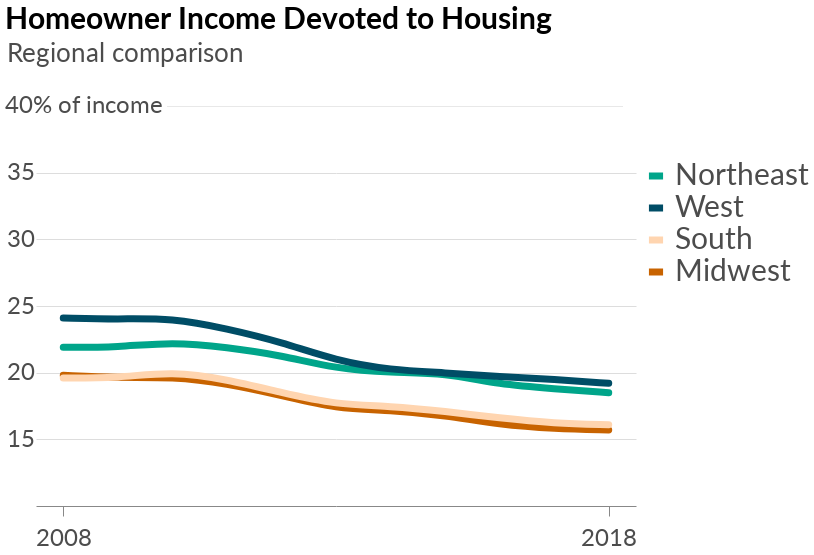

Source (notebook cell):
### Code cell
reg_mort_plot

### Figure 1 — Vega-Lite specification as saved in the notebook (floating-point values rounded to 4 significant figures)
{"width": 600, "height": 400, "background": "white", "config": {"title": {"fontSize": 30, "anchor": "start", "font": "Lato", "offset": 5}, "axisX": {"grid": false, "labelFont": "Lato", "labelFontSize": 16, "labelAngle": 0, "labelPadding": 10, "ticks": false, "tickSize": 5, "title": null, "titleFont": "Lato", "titleFontSize": 16, "titleFontWeight": "normal", "titleY": 30, "titleX": 280}, "axisY": {"grid": true, "gridOpacity": 1, "labelFont": "Lato", "labelFontSize": 16, "labelLimit": 100, "labelAlign": "left", "labelPadding": 20, "ticks": false, "title": null, "titleFont": "Lato", "titleFontWeight": "normal", "titleFontSize": 16, "titleAlign": "left", "titleAngle": 0, "titleY": -20, "titleX": -20, "domainWidth": 0}, "view": {"strokeOpacity": 0}, "legend": {"labelFont": "lato", "labelFontSize": 30, "labelFontWeight": "normal", "labelOpacity": 0.7, "legendX": 605, "legendY": 55, "orient": "none", "symbolSize": 200, "symbolStrokeWidth": 7}}, "layer": [{"data": {"name": "data-5e202b6e8b67dcf171d36fae33073252"}, "mark": {"type": "line", "interpolate": "basis", "size": 7, "strokeCap": "round"}, "encoding": {"color": {"type": "nominal", "field": "Region", "scale": {"domain": ["Northeast", "West", "South", "Midwest"], "range": ["#00a58a", "#004d66", "#ffd5b0", "#c86300"]}, "title": ""}, "x": {"type": "ordinal", "axis": {"labelFontSize": 24, "labelOpacity": 0.7, "tickSize": 10, "ticks": true, "values": [2008, 2018]}, "field": "Year"}, "y": {"type": "quantitative", "axis": {"labelFontSize": 24, "labelOpacity": 0.7, "labelPadding": 30, "titleFontSize": 26, "titleOpacity": 0.7, "titleX": -30, "titleY": -40, "values": [15, 20, 25, 30, 35]}, "field": "Mort_Share_Inc_whole", "scale": {"domain": [10, 40]}, "title": "Regional comparison"}}, "title": "Homeowner Income Devoted to Housing"}, {"data": {"name": "data-210bcfbf6ca010247ca2ea02fc053f02"}, "mark": {"type": "text", "dx": 21, "dy": 0, "font": "lato", "fontSize": 24, "opacity": 0.7}, "encoding": {"text": {"type": "nominal", "field": "text"}, "x": {"type": "ordinal", "field": "x"}, "y": {"type": "quantitative", "field": "y"}}}, {"data": {"name": "data-8281c6280a4f8d01d9bc45cdf9b5b127"}, "mark": {"type": "text", "dx": 59, "dy": -4, "fontSize": 11.5, "fontWeight": "bold", "opacity": 0.09}, "encoding": {"text": {"type": "nominal", "field": "text"}, "x": {"type": "ordinal", "field": "x"}, "y": {"type": "quantitative", "field": "y"}}}], "$schema": "https://vega.github.io/schema/vega-lite/v4.0.0.json", "datasets": {"data-5e202b6e8b67dcf171d36fae33073252": [{"Year": 2008, "Region": "Northeast", "Owners30": 33.7, "Renters30": 47.7, "Med_Mort": 1362.0, "Med_Rent": 935.0, "Med_Mort_Inc": 6220.0, "Med_Rent_Inc": 2820.0, "Owned_Units": 13380000.0, "Rented_Units": 7550000.0, "Mort_Rent_Diff": -427.0, "Rent_Mort_Diff": 427.0, "Rent_Mort_Diff_div_Rent": 45.67, "MR_Diff_Per_Rent_Inc": -15.14, "RM_Diff_Per_Mort_Inc": 6.86, "Mort_Less30": 66.3, "Rent_Less30": 52.3, "Total_Units": 20930000.0, "Owned_Units_Per_dec": 0.639, "Owned_Units_Per_whole": 63.9, "Rent_Units_Per_dec": 0.361, "Rent_Units_Per_whole": 36.1, "Mort_Share_Inc_dec": 0.219, "Mort_Share_Inc_whole": 21.9, "Rent_Share_Inc_dec": 0.332, "Rent_Share_Inc_whole": 33.2}, {"Year": 2008, "Region": "Midwest", "Owners30": 26.8, "Renters30": 45.1, "Med_Mort": 1027.0, "Med_Rent": 712.0, "Med_Mort_Inc": 5189.0, "Med_Rent_Inc": 2275.0, "Owned_Units": 18380000.0, "Rented_Units": 7580000.0, "Mort_Rent_Diff": -315.0, "Rent_Mort_Diff": 315.0, "Rent_Mort_Diff_div_Rent": 44.24, "MR_Diff_Per_Rent_Inc": -13.85, "RM_Diff_Per_Mort_Inc": 6.07, "Mort_Less30": 73.2, "Rent_Less30": 54.9, "Total_Units": 25960000.0, "Owned_Units_Per_dec": 0.708, "Owned_Units_Per_whole": 70.8, "Rent_Units_Per_dec": 0.292, "Rent_Units_Per_whole": 29.2, "Mort_Share_Inc_dec": 0.198, "Mort_Share_Inc_whole": 19.8, "Rent_Share_Inc_dec": 0.313, "Rent_Share_Inc_whole": 31.3}, {"Year": 2008, "Region": "South", "Owners30": 27.7, "Renters30": 45.9, "Med_Mort": 972.0, "Med_Rent": 788.0, "Med_Mort_Inc": 4961.0, "Med_Rent_Inc": 2479.0, "Owned_Units": 28740000.0, "Rented_Units": 13420000.0, "Mort_Rent_Diff": -184.0, "Rent_Mort_Diff": 184.0, "Rent_Mort_Diff_div_Rent": 23.35, "MR_Diff_Per_Rent_Inc": -7.42, "RM_Diff_Per_Mort_Inc": 3.71, "Mort_Less30": 72.3, "Rent_Less30": 54.1, "Total_Units": 42160000.0, "Owned_Units_Per_dec": 0.682, "Owned_Units_Per_whole": 68.2, "Rent_Units_Per_dec": 0.318, "Rent_Units_Per_whole": 31.8, "Mort_Share_Inc_dec": 0.196, "Mort_Share_Inc_whole": 19.6, "Rent_Share_Inc_dec": 0.318, "Rent_Share_Inc_whole": 31.8}, {"Year": 2008, "Region": "West", "Owners30": 36.8, "Renters30": 49.7, "Med_Mort": 1456.0, "Med_Rent": 995.0, "Med_Mort_Inc": 6036.0, "Med_Rent_Inc": 3077.0, "Owned_Units": 15590000.0, "Rented_Units": 9602000.0, "Mort_Rent_Diff": -461.0, "Rent_Mort_Diff": 461.0, "Rent_Mort_Diff_div_Rent": 46.33, "MR_Diff_Per_Rent_Inc": -14.98, "RM_Diff_Per_Mort_Inc": 7.64, "Mort_Less30": 63.2, "Rent_Less30": 50.3, "Total_Units": 25190000.0, "Owned_Units_Per_dec": 0.619, "Owned_Units_Per_whole": 61.9, "Rent_Units_Per_dec": 0.381, "Rent_Units_Per_whole": 38.1, "Mort_Share_Inc_dec": 0.241, "Mort_Share_Inc_whole": 24.1, "Rent_Share_Inc_dec": 0.323, "Rent_Share_Inc_whole": 32.3}, {"Year": 2009, "Region": "Northeast", "Owners30": 33.7, "Renters30": 48.4, "Med_Mort": 1403.0, "Med_Rent": 972.0, "Med_Mort_Inc": 6398.0, "Med_Rent_Inc": 2877.0, "Owned_Units": 13330000.0, "Rented_Units": 7640000.0, "Mort_Rent_Diff": -431.0, "Rent_Mort_Diff": 431.0, "Rent_Mort_Diff_div_Rent": 44.34, "MR_Diff_Per_Rent_Inc": -14.98, "RM_Diff_Per_Mort_Inc": 6.74, "Mort_Less30": 66.3, "Rent_Less30": 51.6, "Total_Units": 20970000.0, "Owned_Units_Per_dec": 0.636, "Owned_Units_Per_whole": 63.6, "Rent_Units_Per_dec": 0.364, "Rent_Units_Per_whole": 36.4, "Mort_Share_Inc_dec": 0.219, "Mort_Share_Inc_whole": 21.9, "Rent_Share_Inc_dec": 0.338, "Rent_Share_Inc_whole": 33.8}, {"Year": 2009, "Region": "Midwest", "Owners30": 26.5, "Renters30": 45.7, "Med_Mort": 1042.0, "Med_Rent": 734.0, "Med_Mort_Inc": 5305.0, "Med_Rent_Inc": 2318.0, "Owned_Units": 18280000.0, "Rented_Units": 7714000.0, "Mort_Rent_Diff": -308.0, "Rent_Mort_Diff": 308.0, "Rent_Mort_Diff_div_Rent": 41.96, "MR_Diff_Per_Rent_Inc": -13.29, "RM_Diff_Per_Mort_Inc": 5.81, "Mort_Less30": 73.5, "Rent_Less30": 54.3, "Total_Units": 25990000.0, "Owned_Units_Per_dec": 0.703, "Owned_Units_Per_whole": 70.3, "Rent_Units_Per_dec": 0.297, "Rent_Units_Per_whole": 29.7, "Mort_Share_Inc_dec": 0.196, "Mort_Share_Inc_whole": 19.6, "Rent_Share_Inc_dec": 0.317, "Rent_Share_Inc_whole": 31.7}, {"Year": 2009, "Region": "South", "Owners30": 27.7, "Renters30": 46.6, "Med_Mort": 994.0, "Med_Rent": 817.0, "Med_Mort_Inc": 5078.0, "Med_Rent_Inc": 2518.0, "Owned_Units": 28760000.0, "Rented_Units": 13700000.0, "Mort_Rent_Diff": -177.0, "Rent_Mort_Diff": 177.0, "Rent_Mort_Diff_div_Rent": 21.66, "MR_Diff_Per_Rent_Inc": -7.03, "RM_Diff_Per_Mort_Inc": 3.49, "Mort_Less30": 72.3, "Rent_Less30": 53.4, "Total_Units": 42460000.0, "Owned_Units_Per_dec": 0.677, "Owned_Units_Per_whole": 67.7, "Rent_Units_Per_dec": 0.323, "Rent_Units_Per_whole": 32.3, "Mort_Share_Inc_dec": 0.196, "Mort_Share_Inc_whole": 19.6, "Rent_Share_Inc_dec": 0.324, "Rent_Share_Inc_whole": 32.4}, {"Year": 2009, "Region": "West", "Owners30": 36.4, "Renters30": 50.2, "Med_Mort": 1477.0, "Med_Rent": 1034.0, "Med_Mort_Inc": 6158.0, "Med_Rent_Inc": 3131.0, "Owned_Units": 15530000.0, "Rented_Units": 9815000.0, "Mort_Rent_Diff": -443.0, "Rent_Mort_Diff": 443.0, "Rent_Mort_Diff_div_Rent": 42.84, "MR_Diff_Per_Rent_Inc": -14.15, "RM_Diff_Per_Mort_Inc": 7.19, "Mort_Less30": 63.6, "Rent_Less30": 49.8, "Total_Units": 25350000.0, "Owned_Units_Per_dec": 0.613, "Owned_Units_Per_whole": 61.3, "Rent_Units_Per_dec": 0.387, "Rent_Units_Per_whole": 38.7, "Mort_Share_Inc_dec": 0.24, "Mort_Share_Inc_whole": 24.0, "Rent_Share_Inc_dec": 0.33, "Rent_Share_Inc_whole": 33.0}, {"Year": 2010, "Region": "Northeast", "Owners30": 33.6, "Renters30": 49.1, "Med_Mort": 1359.0, "Med_Rent": 958.0, "Med_Mort_Inc": 6095.0, "Med_Rent_Inc": 2721.0, "Owned_Units": 13160000.0, "Rented_Units": 7748000.0, "Mort_Rent_Diff": -401.0, "Rent_Mort_Diff": 401.0, "Rent_Mort_Diff_div_Rent": 41.86, "MR_Diff_Per_Rent_Inc": -14.74, "RM_Diff_Per_Mort_Inc": 6.58, "Mort_Less30": 66.4, "Rent_Less30": 50.9, "Total_Units": 20900000.0, "Owned_Units_Per_dec": 0.629, "Owned_Units_Per_whole": 62.9, "Rent_Units_Per_dec": 0.371, "Rent_Units_Per_whole": 37.1, "Mort_Share_Inc_dec": 0.223, "Mort_Share_Inc_whole": 22.3, "Rent_Share_Inc_dec": 0.352, "Rent_Share_Inc_whole": 35.2}, {"Year": 2010, "Region": "Midwest", "Owners30": 26.8, "Renters30": 47.1, "Med_Mort": 990.0, "Med_Rent": 720.0, "Med_Mort_Inc": 5024.0, "Med_Rent_Inc": 2196.0, "Owned_Units": 18060000.0, "Rented_Units": 7861000.0, "Mort_Rent_Diff": -270.0, "Rent_Mort_Diff": 270.0, "Rent_Mort_Diff_div_Rent": 37.5, "MR_Diff_Per_Rent_Inc": -12.3, "RM_Diff_Per_Mort_Inc": 5.37, "Mort_Less30": 73.2, "Rent_Less30": 52.9, "Total_Units": 25920000.0, "Owned_Units_Per_dec": 0.697, "Owned_Units_Per_whole": 69.7, "Rent_Units_Per_dec": 0.303, "Rent_Units_Per_whole": 30.3, "Mort_Share_Inc_dec": 0.197, "Mort_Share_Inc_whole": 19.7, "Rent_Share_Inc_dec": 0.328, "Rent_Share_Inc_whole": 32.8}, {"Year": 2010, "Region": "South", "Owners30": 28.2, "Renters30": 48.0, "Med_Mort": 963.0, "Med_Rent": 804.0, "Med_Mort_Inc": 4796.0, "Med_Rent_Inc": 2407.0, "Owned_Units": 28390000.0, "Rented_Units": 14000000.0, "Mort_Rent_Diff": -159.0, "Rent_Mort_Diff": 159.0, "Rent_Mort_Diff_div_Rent": 19.78, "MR_Diff_Per_Rent_Inc": -6.61, "RM_Diff_Per_Mort_Inc": 3.32, "Mort_Less30": 71.8, "Rent_Less30": 52.0, "Total_Units": 42390000.0, "Owned_Units_Per_dec": 0.67, "Owned_Units_Per_whole": 67.0, "Rent_Units_Per_dec": 0.33, "Rent_Units_Per_whole": 33.0, "Mort_Share_Inc_dec": 0.201, "Mort_Share_Inc_whole": 20.1, "Rent_Share_Inc_dec": 0.334, "Rent_Share_Inc_whole": 33.4}, {"Year": 2010, "Region": "West", "Owners30": 36.4, "Renters30": 51.5, "Med_Mort": 1405.0, "Med_Rent": 1006.0, "Med_Mort_Inc": 5836.0, "Med_Rent_Inc": 2959.0, "Owned_Units": 15270000.0, "Rented_Units": 10090000.0, "Mort_Rent_Diff": -399.0, "Rent_Mort_Diff": 399.0, "Rent_Mort_Diff_div_Rent": 39.66, "MR_Diff_Per_Rent_Inc": -13.48, "RM_Diff_Per_Mort_Inc": 6.84, "Mort_Less30": 63.6, "Rent_Less30": 48.5, "Total_Units": 25350000.0, "Owned_Units_Per_dec": 0.602, "Owned_Units_Per_whole": 60.2, "Rent_Units_Per_dec": 0.398, "Rent_Units_Per_whole": 39.8, "Mort_Share_Inc_dec": 0.241, "Mort_Share_Inc_whole": 24.1, "Rent_Share_Inc_dec": 0.34, "Rent_Share_Inc_whole": 34.0}, {"Year": 2011, "Region": "Northeast", "Owners30": 33.6, "Renters30": 50.1, "Med_Mort": 1367.0, "Med_Rent": 985.0, "Med_Mort_Inc": 6243.0, "Med_Rent_Inc": 2763.0, "Owned_Units": 13020000.0, "Rented_Units": 7893000.0, "Mort_Rent_Diff": -382.0, "Rent_Mort_Diff": 382.0, "Rent_Mort_Diff_div_Rent": 38.78, "MR_Diff_Per_Rent_Inc": -13.83, "RM_Diff_Per_Mort_Inc": 6.12, "Mort_Less30": 66.4, "Rent_Less30": 49.9, "Total_Units": 20910000.0, "Owned_Units_Per_dec": 0.623, "Owned_Units_Per_whole": 62.3, "Rent_Units_Per_dec": 0.377, "Rent_Units_Per_whole": 37.7, "Mort_Share_Inc_dec": 0.219, "Mort_Share_Inc_whole": 21.9, "Rent_Share_Inc_dec": 0.356, "Rent_Share_Inc_whole": 35.6}, {"Year": 2011, "Region": "Midwest", "Owners30": 26.1, "Renters30": 47.1, "Med_Mort": 986.0, "Med_Rent": 736.0, "Med_Mort_Inc": 5125.0, "Med_Rent_Inc": 2244.0, "Owned_Units": 17840000.0, "Rented_Units": 8039000.0, "Mort_Rent_Diff": -250.0, "Rent_Mort_Diff": 250.0, "Rent_Mort_Diff_div_Rent": 33.97, "MR_Diff_Per_Rent_Inc": -11.14, "RM_Diff_Per_Mort_Inc": 4.88, "Mort_Less30": 73.9, "Rent_Less30": 52.9, "Total_Units": 25880000.0, "Owned_Units_Per_dec": 0.689, "Owned_Units_Per_whole": 68.9, "Rent_Units_Per_dec": 0.311, "Rent_Units_Per_whole": 31.1, "Mort_Share_Inc_dec": 0.192, "Mort_Share_Inc_whole": 19.2, "Rent_Share_Inc_dec": 0.328, "Rent_Share_Inc_whole": 32.8}, {"Year": 2011, "Region": "South", "Owners30": 27.2, "Renters30": 48.3, "Med_Mort": 951.0, "Med_Rent": 816.0, "Med_Mort_Inc": 4887.0, "Med_Rent_Inc": 2422.0, "Owned_Units": 28280000.0, "Rented_Units": 14430000.0, "Mort_Rent_Diff": -135.0, "Rent_Mort_Diff": 135.0, "Rent_Mort_Diff_div_Rent": 16.54, "MR_Diff_Per_Rent_Inc": -5.57, "RM_Diff_Per_Mort_Inc": 2.76, "Mort_Less30": 72.8, "Rent_Less30": 51.7, "Total_Units": 42700000.0, "Owned_Units_Per_dec": 0.662, "Owned_Units_Per_whole": 66.2, "Rent_Units_Per_dec": 0.338, "Rent_Units_Per_whole": 33.8, "Mort_Share_Inc_dec": 0.195, "Mort_Share_Inc_whole": 19.5, "Rent_Share_Inc_dec": 0.337, "Rent_Share_Inc_whole": 33.7}, {"Year": 2011, "Region": "West", "Owners30": 34.8, "Renters30": 51.7, "Med_Mort": 1367.0, "Med_Rent": 1023.0, "Med_Mort_Inc": 5863.0, "Med_Rent_Inc": 2979.0, "Owned_Units": 15130000.0, "Rented_Units": 10370000.0, "Mort_Rent_Diff": -344.0, "Rent_Mort_Diff": 344.0, "Rent_Mort_Diff_div_Rent": 33.63, "MR_Diff_Per_Rent_Inc": -11.55, "RM_Diff_Per_Mort_Inc": 5.87, "Mort_Less30": 65.2, "Rent_Less30": 48.3, "Total_Units": 25500000.0, "Owned_Units_Per_dec": 0.593, "Owned_Units_Per_whole": 59.3, "Rent_Units_Per_dec": 0.407, "Rent_Units_Per_whole": 40.7, "Mort_Share_Inc_dec": 0.233, "Mort_Share_Inc_whole": 23.3, "Rent_Share_Inc_dec": 0.343, "Rent_Share_Inc_whole": 34.3}, {"Year": 2012, "Region": "Northeast", "Owners30": 31.5, "Renters30": 49.0, "Med_Mort": 1352.0, "Med_Rent": 997.0, "Med_Mort_Inc": 6350.0, "Med_Rent_Inc": 2872.0, "Owned_Units": 13060000.0, "Rented_Units": 7966000.0, "Mort_Rent_Diff": -355.0, "Rent_Mort_Diff": 355.0, "Rent_Mort_Diff_div_Rent": 35.61, "MR_Diff_Per_Rent_Inc": -12.36, "RM_Diff_Per_Mort_Inc": 5.59, "Mort_Less30": 68.5, "Rent_Less30": 51.0, "Total_Units": 21020000.0, "Owned_Units_Per_dec": 0.621, "Owned_Units_Per_whole": 62.1, "Rent_Units_Per_dec": 0.379, "Rent_Units_Per_whole": 37.9, "Mort_Share_Inc_dec": 0.213, "Mort_Share_Inc_whole": 21.3, "Rent_Share_Inc_dec": 0.347, "Rent_Share_Inc_whole": 34.7}, {"Year": 2012, "Region": "Midwest", "Owners30": 23.4, "Renters30": 45.6, "Med_Mort": 958.0, "Med_Rent": 745.0, "Med_Mort_Inc": 5227.0, "Med_Rent_Inc": 2335.0, "Owned_Units": 17790000.0, "Rented_Units": 8286000.0, "Mort_Rent_Diff": -213.0, "Rent_Mort_Diff": 213.0, "Rent_Mort_Diff_div_Rent": 28.59, "MR_Diff_Per_Rent_Inc": -9.12, "RM_Diff_Per_Mort_Inc": 4.07, "Mort_Less30": 76.6, "Rent_Less30": 54.4, "Total_Units": 26070000.0, "Owned_Units_Per_dec": 0.682, "Owned_Units_Per_whole": 68.2, "Rent_Units_Per_dec": 0.318, "Rent_Units_Per_whole": 31.8, "Mort_Share_Inc_dec": 0.183, "Mort_Share_Inc_whole": 18.3, "Rent_Share_Inc_dec": 0.319, "Rent_Share_Inc_whole": 31.9}, {"Year": 2012, "Region": "South", "Owners30": 24.9, "Renters30": 46.5, "Med_Mort": 923.0, "Med_Rent": 828.0, "Med_Mort_Inc": 5000.0, "Med_Rent_Inc": 2533.0, "Owned_Units": 28210000.0, "Rented_Units": 14990000.0, "Mort_Rent_Diff": -95.0, "Rent_Mort_Diff": 95.0, "Rent_Mort_Diff_div_Rent": 11.47, "MR_Diff_Per_Rent_Inc": -3.75, "RM_Diff_Per_Mort_Inc": 1.9, "Mort_Less30": 75.1, "Rent_Less30": 53.5, "Total_Units": 43200000.0, "Owned_Units_Per_dec": 0.653, "Owned_Units_Per_whole": 65.3, "Rent_Units_Per_dec": 0.347, "Rent_Units_Per_whole": 34.7, "Mort_Share_Inc_dec": 0.185, "Mort_Share_Inc_whole": 18.5, "Rent_Share_Inc_dec": 0.327, "Rent_Share_Inc_whole": 32.7}, {"Year": 2012, "Region": "West", "Owners30": 32.3, "Renters30": 51.4, "Med_Mort": 1330.0, "Med_Rent": 1053.0, "Med_Mort_Inc": 5967.0, "Med_Rent_Inc": 3066.0, "Owned_Units": 15070000.0, "Rented_Units": 10610000.0, "Mort_Rent_Diff": -277.0, "Rent_Mort_Diff": 277.0, "Rent_Mort_Diff_div_Rent": 26.31, "MR_Diff_Per_Rent_Inc": -9.03, "RM_Diff_Per_Mort_Inc": 4.64, "Mort_Less30": 67.7, "Rent_Less30": 48.6, "Total_Units": 25680000.0, "Owned_Units_Per_dec": 0.587, "Owned_Units_Per_whole": 58.7, "Rent_Units_Per_dec": 0.413, "Rent_Units_Per_whole": 41.3, "Mort_Share_Inc_dec": 0.223, "Mort_Share_Inc_whole": 22.3, "Rent_Share_Inc_dec": 0.343, "Rent_Share_Inc_whole": 34.3}, {"Year": 2013, "Region": "Northeast", "Owners30": 29.8, "Renters30": 49.3, "Med_Mort": 1315.0, "Med_Rent": 1028.0, "Med_Mort_Inc": 6473.0, "Med_Rent_Inc": 2944.0, "Owned_Units": 12940000.0, "Rented_Units": 8001000.0, "Mort_Rent_Diff": -287.0, "Rent_Mort_Diff": 287.0, "Rent_Mort_Diff_div_Rent": 27.92, "MR_Diff_Per_Rent_Inc": -9.75, "RM_Diff_Per_Mort_Inc": 4.43, "Mort_Less30": 70.2, "Rent_Less30": 50.7, "Total_Units": 20940000.0, "Owned_Units_Per_dec": 0.618, "Owned_Units_Per_whole": 61.8, "Rent_Units_Per_dec": 0.382, "Rent_Units_Per_whole": 38.2, "Mort_Share_Inc_dec": 0.203, "Mort_Share_Inc_whole": 20.3, "Rent_Share_Inc_dec": 0.349, "Rent_Share_Inc_whole": 34.9}, {"Year": 2013, "Region": "Midwest", "Owners30": 21.9, "Renters30": 44.7, "Med_Mort": 928.0, "Med_Rent": 763.0, "Med_Mort_Inc": 5354.0, "Med_Rent_Inc": 2467.0, "Owned_Units": 17730000.0, "Rented_Units": 8429000.0, "Mort_Rent_Diff": -165.0, "Rent_Mort_Diff": 165.0, "Rent_Mort_Diff_div_Rent": 21.63, "MR_Diff_Per_Rent_Inc": -6.69, "RM_Diff_Per_Mort_Inc": 3.08, "Mort_Less30": 78.1, "Rent_Less30": 55.3, "Total_Units": 26160000.0, "Owned_Units_Per_dec": 0.678, "Owned_Units_Per_whole": 67.8, "Rent_Units_Per_dec": 0.322, "Rent_Units_Per_whole": 32.2, "Mort_Share_Inc_dec": 0.173, "Mort_Share_Inc_whole": 17.3, "Rent_Share_Inc_dec": 0.309, "Rent_Share_Inc_whole": 30.9}, {"Year": 2013, "Region": "South", "Owners30": 23.1, "Renters30": 46.2, "Med_Mort": 894.0, "Med_Rent": 849.0, "Med_Mort_Inc": 5087.0, "Med_Rent_Inc": 2614.0, "Owned_Units": 28100000.0, "Rented_Units": 15300000.0, "Mort_Rent_Diff": -45.0, "Rent_Mort_Diff": 45.0, "Rent_Mort_Diff_div_Rent": 5.3, "MR_Diff_Per_Rent_Inc": -1.72, "RM_Diff_Per_Mort_Inc": 0.88, "Mort_Less30": 76.9, "Rent_Less30": 53.8, "Total_Units": 43400000.0, "Owned_Units_Per_dec": 0.648, "Owned_Units_Per_whole": 64.8, "Rent_Units_Per_dec": 0.352, "Rent_Units_Per_whole": 35.2, "Mort_Share_Inc_dec": 0.176, "Mort_Share_Inc_whole": 17.6, "Rent_Share_Inc_dec": 0.325, "Rent_Share_Inc_whole": 32.5}, {"Year": 2013, "Region": "West", "Owners30": 29.6, "Renters30": 50.9, "Med_Mort": 1277.0, "Med_Rent": 1079.0, "Med_Mort_Inc": 6116.0, "Med_Rent_Inc": 3149.0, "Owned_Units": 15070000.0, "Rented_Units": 10720000.0, "Mort_Rent_Diff": -198.0, "Rent_Mort_Diff": 198.0, "Rent_Mort_Diff_div_Rent": 18.35, "MR_Diff_Per_Rent_Inc": -6.29, "RM_Diff_Per_Mort_Inc": 3.24, "Mort_Less30": 70.4, "Rent_Less30": 49.1, "Total_Units": 25790000.0, "Owned_Units_Per_dec": 0.584, "Owned_Units_Per_whole": 58.4, "Rent_Units_Per_dec": 0.416, "Rent_Units_Per_whole": 41.6, "Mort_Share_Inc_dec": 0.209, "Mort_Share_Inc_whole": 20.9, "Rent_Share_Inc_dec": 0.343, "Rent_Share_Inc_whole": 34.3}, {"Year": 2014, "Region": "Northeast", "Owners30": 29.3, "Renters30": 49.4, "Med_Mort": 1335.0, "Med_Rent": 1061.0, "Med_Mort_Inc": 6670.0, "Med_Rent_Inc": 3040.0, "Owned_Units": 12930000.0, "Rented_Units": 8133000.0, "Mort_Rent_Diff": -274.0, "Rent_Mort_Diff": 274.0, "Rent_Mort_Diff_div_Rent": 25.82, "MR_Diff_Per_Rent_Inc": -9.01, "RM_Diff_Per_Mort_Inc": 4.11, "Mort_Less30": 70.7, "Rent_Less30": 50.6, "Total_Units": 21060000.0, "Owned_Units_Per_dec": 0.614, "Owned_Units_Per_whole": 61.4, "Rent_Units_Per_dec": 0.386, "Rent_Units_Per_whole": 38.6, "Mort_Share_Inc_dec": 0.2, "Mort_Share_Inc_whole": 20.0, "Rent_Share_Inc_dec": 0.349, "Rent_Share_Inc_whole": 34.9}, {"Year": 2014, "Region": "Midwest", "Owners30": 21.4, "Renters30": 44.7, "Med_Mort": 947.0, "Med_Rent": 785.0, "Med_Mort_Inc": 5503.0, "Med_Rent_Inc": 2552.0, "Owned_Units": 17710000.0, "Rented_Units": 8521000.0, "Mort_Rent_Diff": -162.0, "Rent_Mort_Diff": 162.0, "Rent_Mort_Diff_div_Rent": 20.64, "MR_Diff_Per_Rent_Inc": -6.35, "RM_Diff_Per_Mort_Inc": 2.94, "Mort_Less30": 78.6, "Rent_Less30": 55.3, "Total_Units": 26230000.0, "Owned_Units_Per_dec": 0.675, "Owned_Units_Per_whole": 67.5, "Rent_Units_Per_dec": 0.325, "Rent_Units_Per_whole": 32.5, "Mort_Share_Inc_dec": 0.172, "Mort_Share_Inc_whole": 17.2, "Rent_Share_Inc_dec": 0.308, "Rent_Share_Inc_whole": 30.8}, {"Year": 2014, "Region": "South", "Owners30": 23.0, "Renters30": 46.8, "Med_Mort": 909.0, "Med_Rent": 881.0, "Med_Mort_Inc": 5189.0, "Med_Rent_Inc": 2678.0, "Owned_Units": 28190000.0, "Rented_Units": 15700000.0, "Mort_Rent_Diff": -28.0, "Rent_Mort_Diff": 28.0, "Rent_Mort_Diff_div_Rent": 3.18, "MR_Diff_Per_Rent_Inc": -1.05, "RM_Diff_Per_Mort_Inc": 0.54, "Mort_Less30": 77.0, "Rent_Less30": 53.2, "Total_Units": 43890000.0, "Owned_Units_Per_dec": 0.642, "Owned_Units_Per_whole": 64.2, "Rent_Units_Per_dec": 0.358, "Rent_Units_Per_whole": 35.8, "Mort_Share_Inc_dec": 0.175, "Mort_Share_Inc_whole": 17.5, "Rent_Share_Inc_dec": 0.329, "Rent_Share_Inc_whole": 32.9}, {"Year": 2014, "Region": "West", "Owners30": 28.3, "Renters30": 50.7, "Med_Mort": 1274.0, "Med_Rent": 1112.0, "Med_Mort_Inc": 6296.0, "Med_Rent_Inc": 3328.0, "Owned_Units": 15160000.0, "Rented_Units": 10910000.0, "Mort_Rent_Diff": -162.0, "Rent_Mort_Diff": 162.0, "Rent_Mort_Diff_div_Rent": 14.57, "MR_Diff_Per_Rent_Inc": -4.87, "RM_Diff_Per_Mort_Inc": 2.57, "Mort_Less30": 71.7, "Rent_Less30": 49.3, "Total_Units": 26080000.0, "Owned_Units_Per_dec": 0.581, "Owned_Units_Per_whole": 58.1, "Rent_Units_Per_dec": 0.419, "Rent_Units_Per_whole": 41.9, "Mort_Share_Inc_dec": 0.202, "Mort_Share_Inc_whole": 20.2, "Rent_Share_Inc_dec": 0.334, "Rent_Share_Inc_whole": 33.4}, {"Year": 2015, "Region": "Northeast", "Owners30": 28.3, "Renters30": 48.6, "Med_Mort": 1365.0, "Med_Rent": 1087.0, "Med_Mort_Inc": 6828.0, "Med_Rent_Inc": 3110.0, "Owned_Units": 12900000.0, "Rented_Units": 8109000.0, "Mort_Rent_Diff": -278.0, "Rent_Mort_Diff": 278.0, "Rent_Mort_Diff_div_Rent": 25.57, "MR_Diff_Per_Rent_Inc": -8.94, "RM_Diff_Per_Mort_Inc": 4.07, "Mort_Less30": 71.7, "Rent_Less30": 51.4, "Total_Units": 21010000.0, "Owned_Units_Per_dec": 0.614, "Owned_Units_Per_whole": 61.4, "Rent_Units_Per_dec": 0.386, "Rent_Units_Per_whole": 38.6, "Mort_Share_Inc_dec": 0.2, "Mort_Share_Inc_whole": 20.0, "Rent_Share_Inc_dec": 0.35, "Rent_Share_Inc_whole": 35.0}, {"Year": 2015, "Region": "Midwest", "Owners30": 20.0, "Renters30": 43.4, "Med_Mort": 951.0, "Med_Rent": 800.0, "Med_Mort_Inc": 5676.0, "Med_Rent_Inc": 2638.0, "Owned_Units": 17750000.0, "Rented_Units": 8619000.0, "Mort_Rent_Diff": -151.0, "Rent_Mort_Diff": 151.0, "Rent_Mort_Diff_div_Rent": 18.88, "MR_Diff_Per_Rent_Inc": -5.72, "RM_Diff_Per_Mort_Inc": 2.66, "Mort_Less30": 80.0, "Rent_Less30": 56.6, "Total_Units": 26370000.0, "Owned_Units_Per_dec": 0.673, "Owned_Units_Per_whole": 67.3, "Rent_Units_Per_dec": 0.327, "Rent_Units_Per_whole": 32.7, "Mort_Share_Inc_dec": 0.168, "Mort_Share_Inc_whole": 16.8, "Rent_Share_Inc_dec": 0.303, "Rent_Share_Inc_whole": 30.3}, {"Year": 2015, "Region": "South", "Owners30": 21.9, "Renters30": 45.6, "Med_Mort": 923.0, "Med_Rent": 906.0, "Med_Mort_Inc": 5392.0, "Med_Rent_Inc": 2827.0, "Owned_Units": 28470000.0, "Rented_Units": 15970000.0, "Mort_Rent_Diff": -17.0, "Rent_Mort_Diff": 17.0, "Rent_Mort_Diff_div_Rent": 1.88, "MR_Diff_Per_Rent_Inc": -0.6, "RM_Diff_Per_Mort_Inc": 0.32, "Mort_Less30": 78.1, "Rent_Less30": 54.4, "Total_Units": 44440000.0, "Owned_Units_Per_dec": 0.641, "Owned_Units_Per_whole": 64.1, "Rent_Units_Per_dec": 0.359, "Rent_Units_Per_whole": 35.9, "Mort_Share_Inc_dec": 0.171, "Mort_Share_Inc_whole": 17.1, "Rent_Share_Inc_dec": 0.32, "Rent_Share_Inc_whole": 32.0}, {"Year": 2015, "Region": "West", "Owners30": 27.3, "Renters30": 49.7, "Med_Mort": 1304.0, "Med_Rent": 1147.0, "Med_Mort_Inc": 6516.0, "Med_Rent_Inc": 3448.0, "Owned_Units": 15380000.0, "Rented_Units": 11000000.0, "Mort_Rent_Diff": -157.0, "Rent_Mort_Diff": 157.0, "Rent_Mort_Diff_div_Rent": 13.69, "MR_Diff_Per_Rent_Inc": -4.55, "RM_Diff_Per_Mort_Inc": 2.41, "Mort_Less30": 72.7, "Rent_Less30": 50.3, "Total_Units": 26390000.0, "Owned_Units_Per_dec": 0.583, "Owned_Units_Per_whole": 58.3, "Rent_Units_Per_dec": 0.417, "Rent_Units_Per_whole": 41.7, "Mort_Share_Inc_dec": 0.2, "Mort_Share_Inc_whole": 20.0, "Rent_Share_Inc_dec": 0.333, "Rent_Share_Inc_whole": 33.3}, {"Year": 2016, "Region": "Northeast", "Owners30": 26.5, "Renters30": 47.5, "Med_Mort": 1352.0, "Med_Rent": 1103.0, "Med_Mort_Inc": 7092.0, "Med_Rent_Inc": 3299.0, "Owned_Units": 12880000.0, "Rented_Units": 8110000.0, "Mort_Rent_Diff": -249.0, "Rent_Mort_Diff": 249.0, "Rent_Mort_Diff_div_Rent": 22.57, "MR_Diff_Per_Rent_Inc": -7.55, "RM_Diff_Per_Mort_Inc": 3.51, "Mort_Less30": 73.5, "Rent_Less30": 52.5, "Total_Units": 20990000.0, "Owned_Units_Per_dec": 0.614, "Owned_Units_Per_whole": 61.4, "Rent_Units_Per_dec": 0.386, "Rent_Units_Per_whole": 38.6, "Mort_Share_Inc_dec": 0.191, "Mort_Share_Inc_whole": 19.1, "Rent_Share_Inc_dec": 0.334, "Rent_Share_Inc_whole": 33.4}, {"Year": 2016, "Region": "Midwest", "Owners30": 19.1, "Renters30": 42.7, "Med_Mort": 944.0, "Med_Rent": 814.0, "Med_Mort_Inc": 5860.0, "Med_Rent_Inc": 2722.0, "Owned_Units": 17810000.0, "Rented_Units": 8661000.0, "Mort_Rent_Diff": -130.0, "Rent_Mort_Diff": 130.0, "Rent_Mort_Diff_div_Rent": 15.97, "MR_Diff_Per_Rent_Inc": -4.78, "RM_Diff_Per_Mort_Inc": 2.22, "Mort_Less30": 80.9, "Rent_Less30": 57.3, "Total_Units": 26470000.0, "Owned_Units_Per_dec": 0.673, "Owned_Units_Per_whole": 67.3, "Rent_Units_Per_dec": 0.327, "Rent_Units_Per_whole": 32.7, "Mort_Share_Inc_dec": 0.161, "Mort_Share_Inc_whole": 16.1, "Rent_Share_Inc_dec": 0.299, "Rent_Share_Inc_whole": 29.9}, {"Year": 2016, "Region": "South", "Owners30": 20.9, "Renters30": 45.0, "Med_Mort": 923.0, "Med_Rent": 926.0, "Med_Mort_Inc": 5544.0, "Med_Rent_Inc": 2959.0, "Owned_Units": 28710000.0, "Rented_Units": 16070000.0, "Mort_Rent_Diff": 3.0, "Rent_Mort_Diff": -3.0, "Rent_Mort_Diff_div_Rent": -0.32, "MR_Diff_Per_Rent_Inc": 0.1, "RM_Diff_Per_Mort_Inc": -0.05, "Mort_Less30": 79.1, "Rent_Less30": 55.0, "Total_Units": 44780000.0, "Owned_Units_Per_dec": 0.641, "Owned_Units_Per_whole": 64.1, "Rent_Units_Per_dec": 0.359, "Rent_Units_Per_whole": 35.9, "Mort_Share_Inc_dec": 0.166, "Mort_Share_Inc_whole": 16.6, "Rent_Share_Inc_dec": 0.313, "Rent_Share_Inc_whole": 31.3}, {"Year": 2016, "Region": "West", "Owners30": 26.7, "Renters30": 49.5, "Med_Mort": 1327.0, "Med_Rent": 1200.0, "Med_Mort_Inc": 6747.0, "Med_Rent_Inc": 3632.0, "Owned_Units": 15630000.0, "Rented_Units": 11000000.0, "Mort_Rent_Diff": -127.0, "Rent_Mort_Diff": 127.0, "Rent_Mort_Diff_div_Rent": 10.58, "MR_Diff_Per_Rent_Inc": -3.5, "RM_Diff_Per_Mort_Inc": 1.88, "Mort_Less30": 73.3, "Rent_Less30": 50.5, "Total_Units": 26620000.0, "Owned_Units_Per_dec": 0.587, "Owned_Units_Per_whole": 58.7, "Rent_Units_Per_dec": 0.413, "Rent_Units_Per_whole": 41.3, "Mort_Share_Inc_dec": 0.197, "Mort_Share_Inc_whole": 19.7, "Rent_Share_Inc_dec": 0.33, "Rent_Share_Inc_whole": 33.0}, {"Year": 2017, "Region": "Northeast", "Owners30": 25.8, "Renters30": 47.5, "Med_Mort": 1372.0, "Med_Rent": 1128.0, "Med_Mort_Inc": 7315.0, "Med_Rent_Inc": 3374.0, "Owned_Units": 13120000.0, "Rented_Units": 8110000.0, "Mort_Rent_Diff": -244.0, "Rent_Mort_Diff": 244.0, "Rent_Mort_Diff_div_Rent": 21.63, "MR_Diff_Per_Rent_Inc": -7.23, "RM_Diff_Per_Mort_Inc": 3.34, "Mort_Less30": 74.2, "Rent_Less30": 52.5, "Total_Units": 21230000.0, "Owned_Units_Per_dec": 0.618, "Owned_Units_Per_whole": 61.8, "Rent_Units_Per_dec": 0.382, "Rent_Units_Per_whole": 38.2, "Mort_Share_Inc_dec": 0.188, "Mort_Share_Inc_whole": 18.8, "Rent_Share_Inc_dec": 0.334, "Rent_Share_Inc_whole": 33.4}, {"Year": 2017, "Region": "Midwest", "Owners30": 18.4, "Renters30": 42.2, "Med_Mort": 953.0, "Med_Rent": 834.0, "Med_Mort_Inc": 6029.0, "Med_Rent_Inc": 2866.0, "Owned_Units": 18110000.0, "Rented_Units": 8553000.0, "Mort_Rent_Diff": -119.0, "Rent_Mort_Diff": 119.0, "Rent_Mort_Diff_div_Rent": 14.27, "MR_Diff_Per_Rent_Inc": -4.15, "RM_Diff_Per_Mort_Inc": 1.97, "Mort_Less30": 81.6, "Rent_Less30": 57.8, "Total_Units": 26660000.0, "Owned_Units_Per_dec": 0.679, "Owned_Units_Per_whole": 67.9, "Rent_Units_Per_dec": 0.321, "Rent_Units_Per_whole": 32.1, "Mort_Share_Inc_dec": 0.158, "Mort_Share_Inc_whole": 15.8, "Rent_Share_Inc_dec": 0.291, "Rent_Share_Inc_whole": 29.1}, {"Year": 2017, "Region": "South", "Owners30": 20.2, "Renters30": 44.9, "Med_Mort": 933.0, "Med_Rent": 953.0, "Med_Mort_Inc": 5750.0, "Med_Rent_Inc": 3042.0, "Owned_Units": 29360000.0, "Rented_Units": 15850000.0, "Mort_Rent_Diff": 20.0, "Rent_Mort_Diff": -20.0, "Rent_Mort_Diff_div_Rent": -2.1, "MR_Diff_Per_Rent_Inc": 0.66, "RM_Diff_Per_Mort_Inc": -0.35, "Mort_Less30": 79.8, "Rent_Less30": 55.1, "Total_Units": 45210000.0, "Owned_Units_Per_dec": 0.649, "Owned_Units_Per_whole": 64.9, "Rent_Units_Per_dec": 0.351, "Rent_Units_Per_whole": 35.1, "Mort_Share_Inc_dec": 0.162, "Mort_Share_Inc_whole": 16.2, "Rent_Share_Inc_dec": 0.313, "Rent_Share_Inc_whole": 31.3}, {"Year": 2017, "Region": "West", "Owners30": 26.6, "Renters30": 49.3, "Med_Mort": 1368.0, "Med_Rent": 1254.0, "Med_Mort_Inc": 7032.0, "Med_Rent_Inc": 3846.0, "Owned_Units": 16100000.0, "Rented_Units": 10860000.0, "Mort_Rent_Diff": -114.0, "Rent_Mort_Diff": 114.0, "Rent_Mort_Diff_div_Rent": 9.09, "MR_Diff_Per_Rent_Inc": -2.96, "RM_Diff_Per_Mort_Inc": 1.62, "Mort_Less30": 73.4, "Rent_Less30": 50.7, "Total_Units": 26960000.0, "Owned_Units_Per_dec": 0.597, "Owned_Units_Per_whole": 59.7, "Rent_Units_Per_dec": 0.403, "Rent_Units_Per_whole": 40.3, "Mort_Share_Inc_dec": 0.195, "Mort_Share_Inc_whole": 19.5, "Rent_Share_Inc_dec": 0.326, "Rent_Share_Inc_whole": 32.6}, {"Year": 2018, "Region": "West", "Owners30": 26.2, "Renters30": 49.0, "Med_Mort": 1398.0, "Med_Rent": 1315.0, "Med_Mort_Inc": 7266.0, "Med_Rent_Inc": 4035.0, "Owned_Units": 16330000.0, "Rented_Units": 11000000.0, "Mort_Rent_Diff": -83.0, "Rent_Mort_Diff": 83.0, "Rent_Mort_Diff_div_Rent": 6.31, "MR_Diff_Per_Rent_Inc": -2.06, "RM_Diff_Per_Mort_Inc": 1.14, "Mort_Less30": 73.8, "Rent_Less30": 51.0, "Total_Units": 27330000.0, "Owned_Units_Per_dec": 0.597, "Owned_Units_Per_whole": 59.7, "Rent_Units_Per_dec": 0.403, "Rent_Units_Per_whole": 40.3, "Mort_Share_Inc_dec": 0.192, "Mort_Share_Inc_whole": 19.2, "Rent_Share_Inc_dec": 0.326, "Rent_Share_Inc_whole": 32.6}, {"Year": 2018, "Region": "South", "Owners30": 20.8, "Renters30": 45.7, "Med_Mort": 956.0, "Med_Rent": 995.0, "Med_Mort_Inc": 5934.0, "Med_Rent_Inc": 3143.0, "Owned_Units": 29830000.0, "Rented_Units": 15960000.0, "Mort_Rent_Diff": 39.0, "Rent_Mort_Diff": -39.0, "Rent_Mort_Diff_div_Rent": -3.92, "MR_Diff_Per_Rent_Inc": 1.24, "RM_Diff_Per_Mort_Inc": -0.66, "Mort_Less30": 79.2, "Rent_Less30": 54.3, "Total_Units": 45790000.0, "Owned_Units_Per_dec": 0.651, "Owned_Units_Per_whole": 65.1, "Rent_Units_Per_dec": 0.349, "Rent_Units_Per_whole": 34.9, "Mort_Share_Inc_dec": 0.161, "Mort_Share_Inc_whole": 16.1, "Rent_Share_Inc_dec": 0.317, "Rent_Share_Inc_whole": 31.7}, {"Year": 2018, "Region": "Northeast", "Owners30": 26.0, "Renters30": 47.6, "Med_Mort": 1391.0, "Med_Rent": 1173.0, "Med_Mort_Inc": 7524.0, "Med_Rent_Inc": 3493.0, "Owned_Units": 13260000.0, "Rented_Units": 8195000.0, "Mort_Rent_Diff": -218.0, "Rent_Mort_Diff": 218.0, "Rent_Mort_Diff_div_Rent": 18.58, "MR_Diff_Per_Rent_Inc": -6.24, "RM_Diff_Per_Mort_Inc": 2.9, "Mort_Less30": 74.0, "Rent_Less30": 52.4, "Total_Units": 21460000.0, "Owned_Units_Per_dec": 0.618, "Owned_Units_Per_whole": 61.8, "Rent_Units_Per_dec": 0.382, "Rent_Units_Per_whole": 38.2, "Mort_Share_Inc_dec": 0.185, "Mort_Share_Inc_whole": 18.5, "Rent_Share_Inc_dec": 0.336, "Rent_Share_Inc_whole": 33.6}, {"Year": 2018, "Region": "Midwest", "Owners30": 18.8, "Renters30": 42.4, "Med_Mort": 975.0, "Med_Rent": 859.0, "Med_Mort_Inc": 6196.0, "Med_Rent_Inc": 2950.0, "Owned_Units": 18280000.0, "Rented_Units": 8655000.0, "Mort_Rent_Diff": -116.0, "Rent_Mort_Diff": 116.0, "Rent_Mort_Diff_div_Rent": 13.5, "MR_Diff_Per_Rent_Inc": -3.93, "RM_Diff_Per_Mort_Inc": 1.87, "Mort_Less30": 81.2, "Rent_Less30": 57.6, "Total_Units": 26940000.0, "Owned_Units_Per_dec": 0.679, "Owned_Units_Per_whole": 67.9, "Rent_Units_Per_dec": 0.321, "Rent_Units_Per_whole": 32.1, "Mort_Share_Inc_dec": 0.157, "Mort_Share_Inc_whole": 15.7, "Rent_Share_Inc_dec": 0.291, "Rent_Share_Inc_whole": 29.1}], "data-210bcfbf6ca010247ca2ea02fc053f02": [{"x": 2008, "y": 40, "text": "40% of income"}], "data-8281c6280a4f8d01d9bc45cdf9b5b127": [{"x": 2013, "y": 40, "text": "____________________________________________________________________________"}]}}
